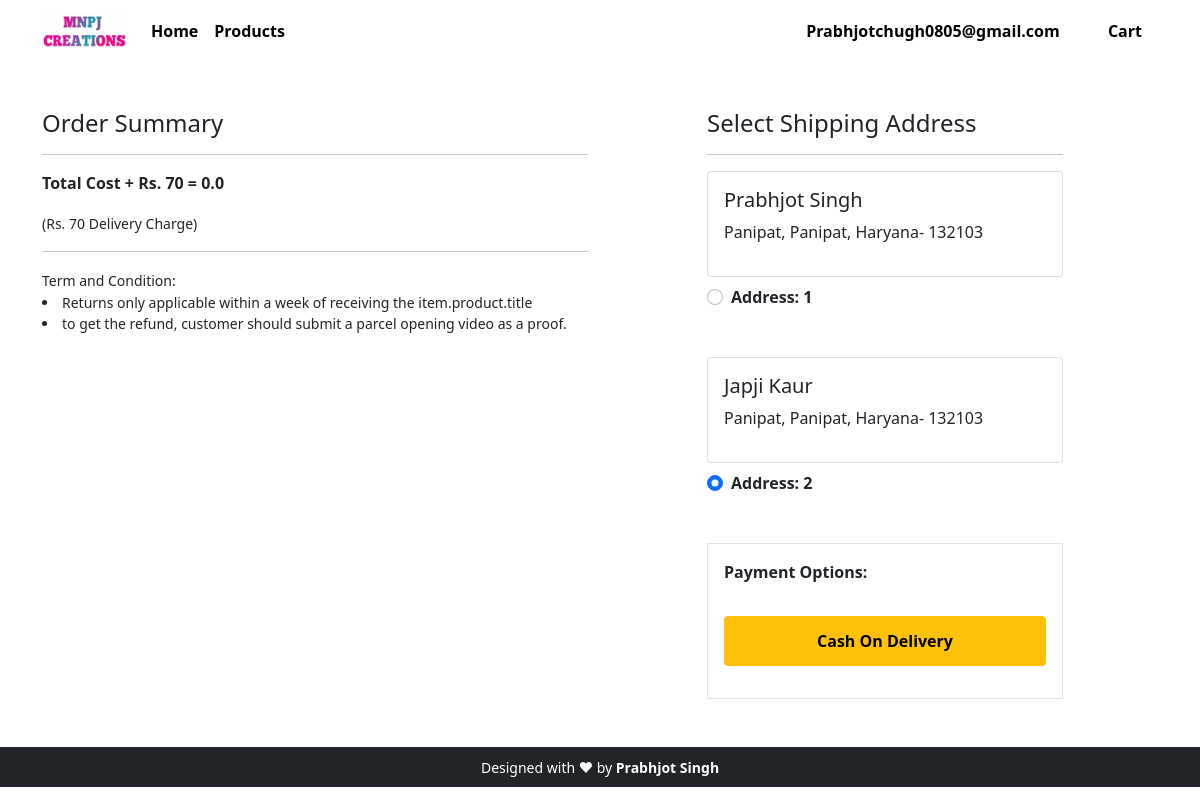
Page /checkout/ (signed in) on the committed database.
### app/models.py (models this page shows, shortened)
class Customer(models.Model):
 user = models.ForeignKey(User, on_delete=models.CASCADE)
 name = models.CharField(max_length=200)
 locality = models.CharField(max_length=200)
 city = models.CharField(max_length=50)
 zipcode = models.IntegerField()
 state = models.CharField(choices=STATE_CHOICES, max_length=50)

### app/views.py (the view)
# urls.py: path('checkout/', views.checkout, name='checkout'),
@login_required
def checkout(request):
	user = request.user
	add = Customer.objects.filter(user=user)
	cart_items = Cart.objects.filter(user=request.user)
	amount = 0.0
	shipping_amount = 70.0
	totalamount=0.0
	cart_product = [p for p in Cart.objects.all() if p.user == request.user]
	if cart_product:
		for p in cart_product:
			tempamount = (p.quantity * p.product.discounted_price)
			amount += tempamount
		totalamount = amount+shipping_amount
	return render(request, 'app/checkout.html', {'add':add, 'cart_items':cart_items, 'totalcost':totalamount})

### app/templates/app/checkout.html (shortened to what this page needs)
{% extends 'app/base.html' %}
{% load static %}
{% block main-content %}
<div class="container">
 <div class="row mt-5">
  <div class="col-sm-6">
    <h4>Order Summary</h4>
    <hr>
    <p class="fw-bold">Total Cost + Rs. 70  = {{totalcost}}</p>
    <small>(Rs. 70 Delivery Charge)</small> <hr>
    <small>Term and Condition:
      <li>Returns only applicable within a week of receiving the item.product.title</li>
      <li>to get the refund, customer should submit a parcel opening video as a proof.</li>
    </small>
  </div>
  <div class="col-sm-4 offset-sm-1">
    <h4>Select Shipping Address</h4>
    <hr>
    <form action="/paymentdone" id="myform">
    {% for ad in add %}
      <div class="card">
        <div class="card-body">
        <h5>{{ad.name}}</h5>
        <p>{{ad.locality}}, {{ad.city}}, {{ad.state}}- {{ad.zipcode}}</p>
        </div>
      </div>
        <div class="form-check mt-2 mb-5">
          <input class="form-check-input" type="radio" name="custid" id="custadd{{forloop.counter}}" value="{{ad.id}}" checked>
          <label class="form-check-label fw-bold" for="custadd{{forloop.counter}}">
            Address: {{ forloop.counter }} </label>
        </div>
      {% endfor %}
        <div class="border p-3">
          <p class="fw-bold">Payment Options:</p>
          <button type="submit" class="btn btn-warning mt-3 px-5 fw-bold" style="width:100%; padding:12px; background-color:warning; color:black;">Cash On Delivery</button>
        </div>
      </form>
    </div>
  </div>
</div>
{% endblock main-content %}

### app/templates/app/base.html (shortened to what this page needs)
<!doctype html>
{% load static %}
<html lang="en">
  <head>
    <link href="https://cdn.jsdelivr.net/npm/bootstrap@5.0.0-beta1/dist/css/bootstrap.min.css" rel="stylesheet">
    <link rel="stylesheet" href="{% static 'app/css/owl.carousel.min.css' %}">
    <link rel="stylesheet" href="{% static 'app/css/all.min.css' %}">
    <link rel="stylesheet" href="{% static 'app/css/style.css' %}">
  </head>
  <body>
    <nav class="navbar navbar-expand-lg navbar-white bg-white">
     <div class="container">
       <a class="navbar-brand" href="/"><img src="{% static 'app/images/banner/Logo1.jpg' %}" alt="" width="85" height="35"></a>
       <div class="collapse navbar-collapse" id="navbarSupportedContent">
         <ul class="navbar-nav me-auto mb-2 mb-lg-0">
           <li class="nav-item">
             <a class="nav-link active" aria-current="page" href="/" style="color:black;"><b>Home </b></a>
           </li>
           <li class="nav-item dropdown">
             <a class="nav-link dropdown-toggle text-white" href="#" id="productsDropdown" role="button" data-bs-toggle="dropdown" aria-expanded="false"><b style="color:black;">Products</b></a>
           </li>
         </ul>
         <div>
          <ul class="navbar-nav me-auto mb-2 mb-lg-0">
          {% if request.user.is_authenticated %}
           <li class="nav-item dropdown mx-2">
              <a class="nav-link dropdown-toggle text-white" href="#" id="profileDropdown" role="button" data-bs-toggle="dropdown" aria-expanded="false">
                <b style="color:black;">{{request.user.username|capfirst}}</b>
              </a>
            </li>
            <li class="nav-item mx-2">
              <a href="{% url 'showcart' %}" class="nav-link text-white"><b style="color:black;"> Cart </b></a>
            </li>
            {% endif %}
          </ul>
         </div>
       </div>
     </div>
    </nav>
    {% block main-content %} {% endblock main-content %}
    <footer class="container-fluid bg-dark text-center p-2 mt-5">
        <small class="text-white">Designed with &#10084; by <b>Prabhjot Singh</b></small>
    </footer>
  </body>
</html>

### rows in the picture
Customer: name "Prabhjot Singh", locality "Panipat", city "Panipat", state "Haryana", zipcode "132103"
Customer: name "Japji Kaur", locality "Panipat", city "Panipat", state "Haryana", zipcode "132103"

### other values in the picture
{{ request.user.username|capfirst }} "Prabhjotchugh0805@gmail.com"
{{ totalcost }} "0.0"
